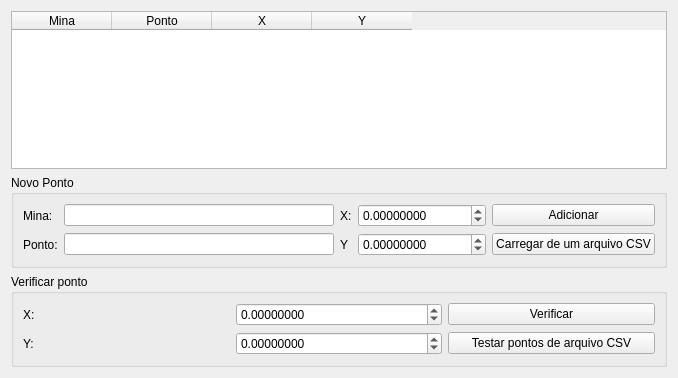
<?xml version="1.0" encoding="UTF-8"?>
<ui version="4.0">
 <class>PointInPolygon</class>
 <widget class="QWidget" name="PointInPolygon">
  <property name="geometry">
   <rect>
    <x>0</x>
    <y>0</y>
    <width>678</width>
    <height>378</height>
   </rect>
  </property>
  <property name="windowTitle">
   <string>Point In A Polygon</string>
  </property>
  <layout class="QGridLayout" name="gridLayout_2">
   <item row="0" column="0" colspan="5">
    <widget class="QTableWidget" name="PolygonTable">
     <property name="sizeAdjustPolicy">
      <enum>QAbstractScrollArea::AdjustToContents</enum>
     </property>
     <property name="selectionMode">
      <enum>QAbstractItemView::MultiSelection</enum>
     </property>
     <column>
      <property name="text">
       <string>Mina</string>
      </property>
     </column>
     <column>
      <property name="text">
       <string>Ponto</string>
      </property>
     </column>
     <column>
      <property name="text">
       <string>X</string>
      </property>
     </column>
     <column>
      <property name="text">
       <string>Y</string>
      </property>
     </column>
    </widget>
   </item>
   <item row="2" column="0" colspan="5">
    <widget class="QGroupBox" name="groupBox">
     <property name="title">
      <string>Novo Ponto</string>
     </property>
     <layout class="QGridLayout" name="gridLayout">
      <item row="0" column="0">
       <widget class="QLabel" name="label_5">
        <property name="text">
         <string>Mina:</string>
        </property>
       </widget>
      </item>
      <item row="0" column="1">
       <widget class="QLineEdit" name="mine"/>
      </item>
      <item row="0" column="4">
       <widget class="QLabel" name="label">
        <property name="text">
         <string>X:</string>
        </property>
       </widget>
      </item>
      <item row="1" column="8">
       <widget class="QPushButton" name="loadFromCSVFileButton">
        <property name="text">
         <string>Carregar de um arquivo CSV</string>
        </property>
       </widget>
      </item>
      <item row="0" column="8">
       <widget class="QPushButton" name="addPointButton">
        <property name="text">
         <string>Adicionar</string>
        </property>
       </widget>
      </item>
      <item row="1" column="0">
       <widget class="QLabel" name="label_6">
        <property name="text">
         <string>Ponto:</string>
        </property>
       </widget>
      </item>
      <item row="1" column="1">
       <widget class="QLineEdit" name="point"/>
      </item>
      <item row="0" column="5">
       <widget class="QDoubleSpinBox" name="xNewPoint">
        <property name="decimals">
         <number>8</number>
        </property>
        <property name="minimum">
         <double>-9999999.000000000000000</double>
        </property>
        <property name="maximum">
         <double>9999999.000000000000000</double>
        </property>
       </widget>
      </item>
      <item row="1" column="4">
       <widget class="QLabel" name="label_2">
        <property name="text">
         <string>Y</string>
        </property>
       </widget>
      </item>
      <item row="1" column="5">
       <widget class="QDoubleSpinBox" name="yNewPoint">
        <property name="decimals">
         <number>8</number>
        </property>
        <property name="minimum">
         <double>-9999999.000000000000000</double>
        </property>
        <property name="maximum">
         <double>9999999.000000000000000</double>
        </property>
       </widget>
      </item>
     </layout>
    </widget>
   </item>
   <item row="3" column="0" colspan="5">
    <widget class="QGroupBox" name="groupBox_2">
     <property name="title">
      <string>Verificar ponto</string>
     </property>
     <layout class="QGridLayout" name="gridLayout_3">
      <item row="0" column="4">
       <widget class="QPushButton" name="verifyPointButton">
        <property name="text">
         <string>Verificar</string>
        </property>
       </widget>
      </item>
      <item row="0" column="0">
       <widget class="QLabel" name="label_3">
        <property name="text">
         <string>X:</string>
        </property>
       </widget>
      </item>
      <item row="0" column="1">
       <widget class="QDoubleSpinBox" name="xPoint">
        <property name="decimals">
         <number>8</number>
        </property>
        <property name="minimum">
         <double>-9999999.000000000000000</double>
        </property>
        <property name="maximum">
         <double>9999999.000000000000000</double>
        </property>
       </widget>
      </item>
      <item row="1" column="4">
       <widget class="QPushButton" name="testPointsFromCSVButton">
        <property name="text">
         <string>Testar pontos de arquivo CSV</string>
        </property>
       </widget>
      </item>
      <item row="1" column="0">
       <widget class="QLabel" name="label_4">
        <property name="text">
         <string>Y:</string>
        </property>
       </widget>
      </item>
      <item row="1" column="1">
       <widget class="QDoubleSpinBox" name="yPoint">
        <property name="decimals">
         <number>8</number>
        </property>
        <property name="minimum">
         <double>-9999999.000000000000000</double>
        </property>
        <property name="maximum">
         <double>9999999.000000000000000</double>
        </property>
       </widget>
      </item>
     </layout>
    </widget>
   </item>
  </layout>
 </widget>
 <resources/>
 <connections/>
</ui>
